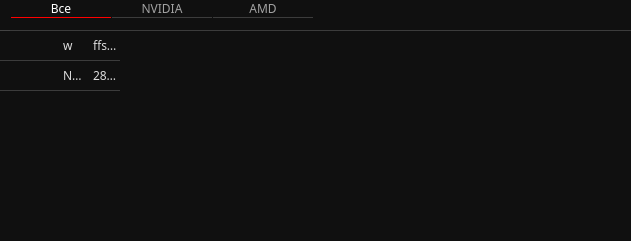
            <widget class="QFrame" name="frameVideo">
             <property name="geometry">
              <rect>
               <x>50</x>
               <y>50</y>
               <width>631</width>
               <height>241</height>
              </rect>
             </property>
             <property name="styleSheet">
              <string notr="true">background-color: #101010;
border: 0px;</string>
             </property>
             <property name="frameShape">
              <enum>QFrame::StyledPanel</enum>
             </property>
             <property name="frameShadow">
              <enum>QFrame::Raised</enum>
             </property>
             <widget class="QTabWidget" name="tabWidgetVideo">
              <property name="enabled">
               <bool>true</bool>
              </property>
              <property name="geometry">
               <rect>
                <x>10</x>
                <y>0</y>
                <width>621</width>
                <height>31</height>
               </rect>
              </property>
              <property name="font">
               <font>
                <family>Montserrat Medium</family>
                <pointsize>9</pointsize>
               </font>
              </property>
              <property name="styleSheet">
               <string notr="true">QTabWidget::pane
{
	background: #101010;
	border-bottom: 1px solid rgb(60,60,60); 
	border-right: 0px;
	border-left: 0px;
	border-top:0px;
		
}

QTabBar::tab
{
	background-color: #101010;
	min-width: 100px;
	min-height: 10ex;
	margin-left: 1px;
	color: #a2a2a2;
	border-bottom: 1px solid rgb(60,60,60); 
	
}
QTabBar::tab:selected
{
	color: white;
	border-right: 0px;
	border-left: 0px;
	border-top:0px;
	border-bottom: 1px solid #FF0000;
}
QTabBar::tab:hover
{
	color: #FF0000;
	background: #252525;
}</string>
              </property>
              <property name="currentIndex">
               <number>0</number>
              </property>
              <widget class="QWidget" name="all">
               <attribute name="title">
                <string>Все</string>
               </attribute>
              </widget>
              <widget class="QWidget" name="tabNvidia">
               <attribute name="title">
                <string>NVIDIA</string>
               </attribute>
              </widget>
              <widget class="QWidget" name="tabAmd">
               <attribute name="title">
                <string>AMD</string>
               </attribute>
              </widget>
             </widget>
             <widget class="QTableWidget" name="tableConfVideo">
              <property name="enabled">
               <bool>true</bool>
              </property>
              <property name="geometry">
               <rect>
                <x>0</x>
                <y>30</y>
                <width>631</width>
                <height>211</height>
               </rect>
              </property>
              <property name="font">
               <font>
                <family>Montserrat Medium</family>
                <stylestrategy>PreferAntialias</stylestrategy>
               </font>
              </property>
              <property name="mouseTracking">
               <bool>true</bool>
              </property>
              <property name="focusPolicy">
               <enum>Qt::NoFocus</enum>
              </property>
              <property name="autoFillBackground">
               <bool>false</bool>
              </property>
              <property name="styleSheet">
               <string notr="true">QHeaderView
{	
	background-color: #101010;
	color: #dddddd;
	border: 0px;
	font-size: 14px;
	min-width: 100px;	
	min-height: 30px;
}

QHeaderView::section
{
	background-color: #101010;
	min-width: 10px;	
	min-height: 25px;
	border: 0px solid;
	border-right: 1px solid rgb(50,50,50); 
	color: #dddddd;
	font-size: 12px;
}

QHeaderView::section:hover {
   color: white;
	background-color: rgb(80,80,80);
}

QHeaderView::section{
    color: white;
	selection-background-color:#ffc0cb;
}

QTableWidget QTableCornerButton::section
{
	
	background: rgb(80,80,80);
	border-style: solid;
	border-width: 1px;
}

QTableWidget::item
{
 	border-bottom: 1px solid rgb(60,60,60); 
	border-right: 0px;
	border-left: 0px;
	border-top:0px;
}

QTableView
{
	background-color: #101010;
	color: #dddddd;
	border-top: 1px solid #434343;
	border-right: 0px;
	border-left: 0px;
	border-bottom: 0px;
}

QTableWidget::item:hover {
    color: white;
	border-bottom: 1px solid rgb(180,180,180);
}      

QTableWidget::item:selected
{
 	color: white;
	border-bottom: 1px solid rgb(180,180,180);
}

QScrollBar:vertical {
	border: none;
    background-color: #151515;
    width: 12px;
    margin: 15px 0 15px 0;
	border-radius: 0px;
 }

/*  HANDLE BAR VERTICAL */
QScrollBar::handle:vertical {	
	background-color: #151515;
	min-height: 30px;
	border-radius: 0px;
	border: 1px solid;
	border-right: 0px;
	border-color: rgb(60,60,60);
}
QScrollBar::handle:vertical:hover{	
	background-color:  rgb(50,50,50);
	border-color: rgb(60,60,60);
}
QScrollBar::handle:vertical:pressed {	
	background-color: rgb(120, 0, 2);
}

/* BTN TOP - SCROLLBAR */
QScrollBar::sub-line:vertical {
	background-color: #151515;
	height: 15px;
	subcontrol-position: top;
	subcontrol-origin: margin;
	border: 0px;
	border-bottom: 1px solid rgb(180, 0, 0);
}
QScrollBar::sub-line:vertical:hover {	
	background-color: #575757;
	border-color: #242424;
}
QScrollBar::sub-line:vertical:pressed {	
	background-color: rgb(120, 0, 2);
}

/* BTN BOTTOM - SCROLLBAR */
QScrollBar::add-line:vertical {
	background-color: #151515;
	height: 15px;
	subcontrol-position: bottom;
	subcontrol-origin: margin;
	border: 1px solid;
	border-color: rgb(60,60,60);
	border: 1px solid;
	border-top:1px solid rgb(180, 0, 0);
	border-right: 0px;
	border-bottom: 0px;
}
QScrollBar::add-line:vertical:hover {	
	background-color: #575757;
	border-color: #242424;
}
QScrollBar::add-line:vertical:pressed {	
	background-color: rgb(120, 0, 2);
}
/* RESET ARROW */
QScrollBar::up-arrow:vertical, QScrollBar::down-arrow:vertical {
	background: none;
}

QScrollBar::add-page:vertical, QScrollBar::sub-page:vertical {
	background: none;
}
</string>
              </property>
              <property name="editTriggers">
               <set>QAbstractItemView::SelectedClicked</set>
              </property>
              <property name="selectionMode">
               <enum>QAbstractItemView::SingleSelection</enum>
              </property>
              <property name="selectionBehavior">
               <enum>QAbstractItemView::SelectRows</enum>
              </property>
              <property name="showGrid">
               <bool>false</bool>
              </property>
              <property name="gridStyle">
               <enum>Qt::SolidLine</enum>
              </property>
              <property name="sortingEnabled">
               <bool>true</bool>
              </property>
              <attribute name="horizontalHeaderVisible">
               <bool>false</bool>
              </attribute>
              <attribute name="horizontalHeaderCascadingSectionResizes">
               <bool>true</bool>
              </attribute>
              <attribute name="horizontalHeaderDefaultSectionSize">
               <number>30</number>
              </attribute>
              <attribute name="horizontalHeaderHighlightSections">
               <bool>false</bool>
              </attribute>
              <attribute name="horizontalHeaderMinimumSectionSize">
               <number>15</number>
              </attribute>
              <attribute name="horizontalHeaderShowSortIndicator" stdset="0">
               <bool>true</bool>
              </attribute>
              <attribute name="horizontalHeaderStretchLastSection">
               <bool>false</bool>
              </attribute>
              <attribute name="verticalHeaderVisible">
               <bool>false</bool>
              </attribute>
              <attribute name="verticalHeaderCascadingSectionResizes">
               <bool>false</bool>
              </attribute>
              <attribute name="verticalHeaderMinimumSectionSize">
               <number>10</number>
              </attribute>
              <row>
               <property name="text">
                <string>w</string>
               </property>
              </row>
              <row>
               <property name="text">
                <string>New Row</string>
               </property>
              </row>
              <column>
               <property name="text">
                <string>Выбор</string>
               </property>
              </column>
              <column>
               <property name="text">
                <string>Склад</string>
               </property>
              </column>
              <column>
               <property name="text">
                <string>Название</string>
               </property>
              </column>
              <column>
               <property name="text">
                <string>др. параметры</string>
               </property>
              </column>
              <item row="0" column="0">
               <property name="text">
                <string/>
               </property>
              </item>
              <item row="0" column="2">
               <property name="text">
                <string>w</string>
               </property>
              </item>
              <item row="0" column="3">
               <property name="text">
                <string>ffssssrrrwrwer3333222234</string>
               </property>
              </item>
              <item row="1" column="2">
               <property name="text">
                <string>NVIDIA RTX 4080</string>
               </property>
              </item>
              <item row="1" column="3">
               <property name="text">
                <string>2878913412</string>
               </property>
              </item>
             </widget>
             <zorder>tableConfVideo</zorder>
             <zorder>tabWidgetVideo</zorder>
            </widget>
